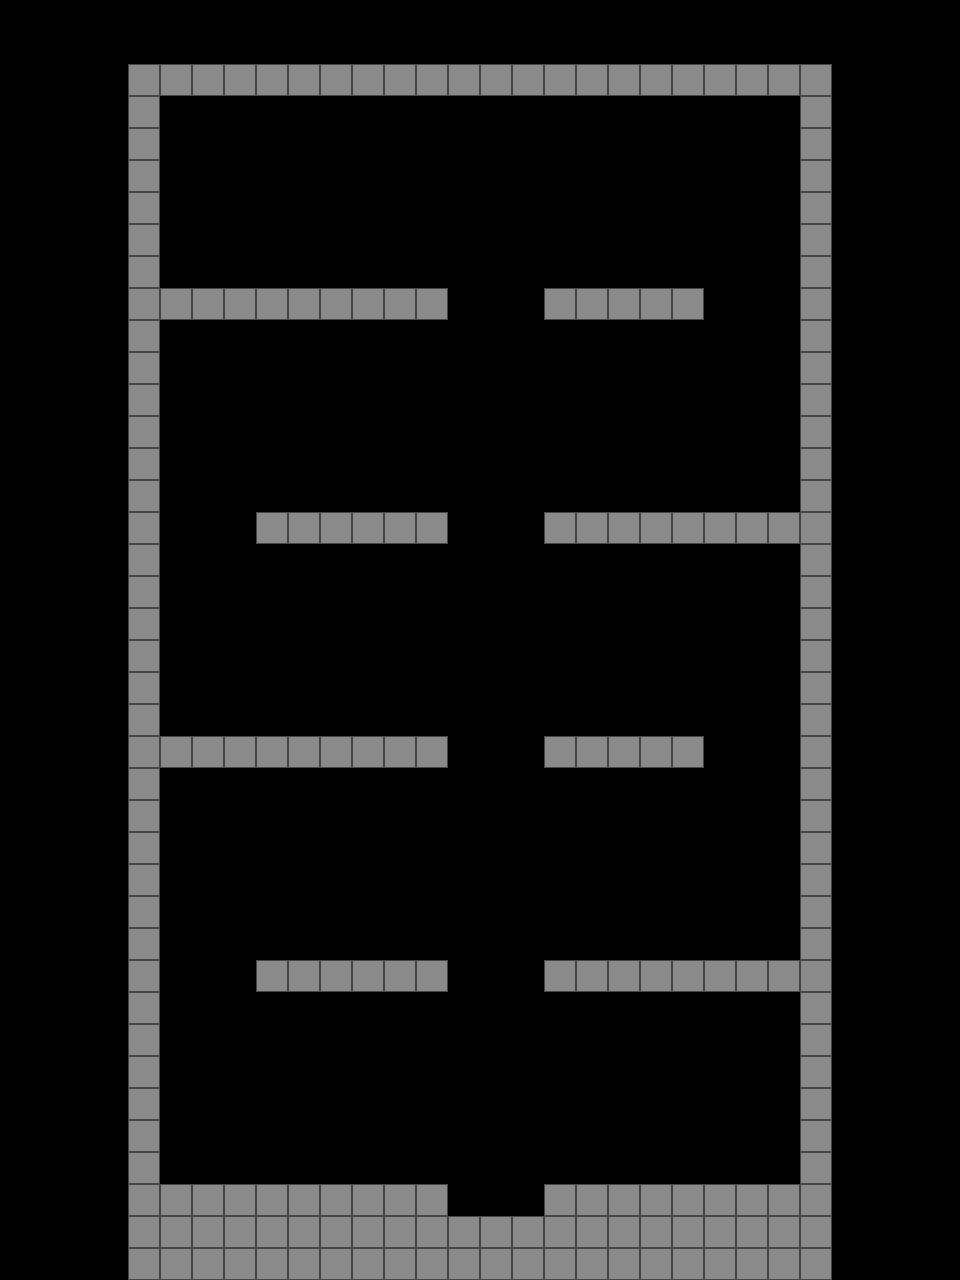

Tiled map render using the project's own tile images. Description and the map definition, with tile-layer contents summarised, below:
An orthogonal 30x40 tile map with 32x32 px tiles, 1 tile layer (foreground), 1 hidden layer not drawn, 2 tilesets and 25 objects (14x Collision, 11x Object).

<map version="1.0" orientation="orthogonal" width="30" height="40" tilewidth="32" tileheight="32">
 <tileset firstgid="1" source="tilesets/Simple.tsx" />
 <tileset firstgid="2" source="tilesets/regiondef.tsx" />
 <layer name="foreground" width="30" height="40">
  <data>[1200 cells, 209 non-empty, 1 distinct tile ids]</data>
 </layer>
 <objectgroup name="objects" width="30" height="40">
  <object name="Player" type="Object" x="224" y="224" width="32" height="32" />
  <object name="Switch" type="Object" x="672" y="1152" width="32" height="32" />
  <object name="Door" type="Object" x="224" y="1120" width="64" height="64" />
  <object name="Platform" type="Object" x="448" y="960" width="96" height="32">
   <properties>
    <property name="travel_distance" value="7" />
    <property name="up" value="false" />
   </properties>
  </object>
  <object name="Platform" type="Object" x="448" y="736" width="96" height="32">
   <properties>
    <property name="travel_distance" value="7" />
    <property name="up" value="false" />
   </properties>
  </object>
  <object name="Platform" type="Object" x="448" y="512" width="96" height="32">
   <properties>
    <property name="travel_distance" value="7" />
    <property name="up" value="false" />
   </properties>
  </object>
  <object name="Platform" type="Object" x="448" y="288" width="96" height="32">
   <properties>
    <property name="travel_distance" value="7" />
    <property name="up" value="false" />
   </properties>
  </object>
  <object name="Switch" type="Object" x="608" y="256" width="32" height="32" />
  <object name="Switch" type="Object" x="320" y="480" width="32" height="32" />
  <object name="Switch" type="Object" x="608" y="704" width="32" height="32" />
  <object name="Switch" type="Object" x="320" y="928" width="32" height="32" />
 </objectgroup>
 <objectgroup name="collision_zones" width="30" height="40">
  <object type="Collision" x="128" y="64" width="32" height="1216" />
  <object type="Collision" x="160" y="736" width="288" height="32" />
  <object type="Collision" x="800" y="64" width="32" height="1248" />
  <object type="Collision" x="160" y="1184" width="288" height="96" />
  <object type="Collision" x="256" y="960" width="192" height="32" />
  <object type="Collision" x="544" y="1184" width="256" height="96" />
  <object type="Collision" x="544" y="736" width="160" height="32" />
  <object type="Collision" x="544" y="960" width="256" height="32" />
  <object type="Collision" x="544" y="512" width="256" height="32" />
  <object type="Collision" x="256" y="512" width="192" height="32" />
  <object type="Collision" x="544" y="288" width="160" height="32" />
  <object type="Collision" x="160" y="288" width="288" height="32" />
  <object type="Collision" x="160" y="64" width="640" height="32" />
  <object type="Collision" x="448" y="1216" width="96" height="64" />
 </objectgroup>
 <layer name="collision" width="30" height="40" visible="0">
  <data>[1200 cells, 100 non-empty, 1 distinct tile ids]</data>
 </layer>
</map>